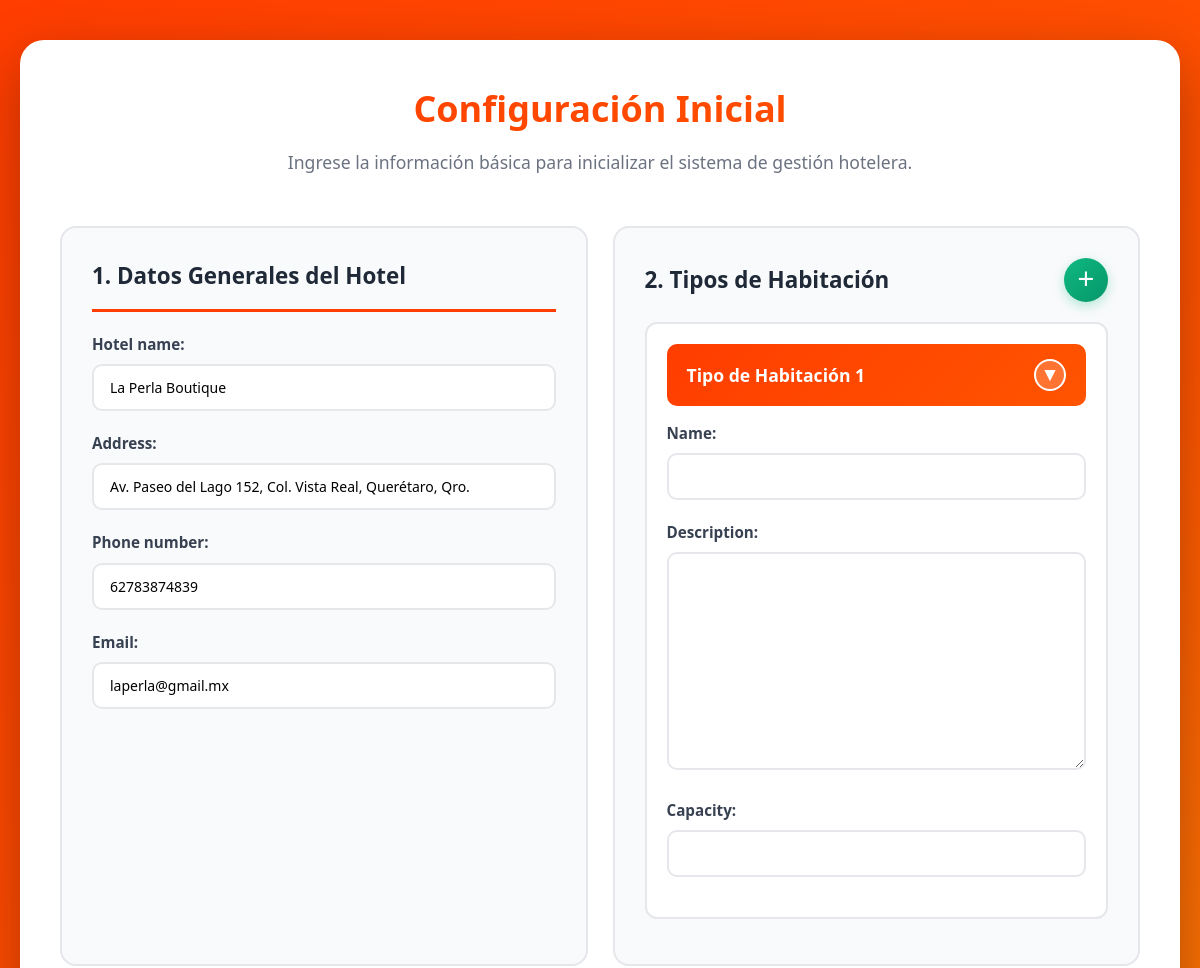
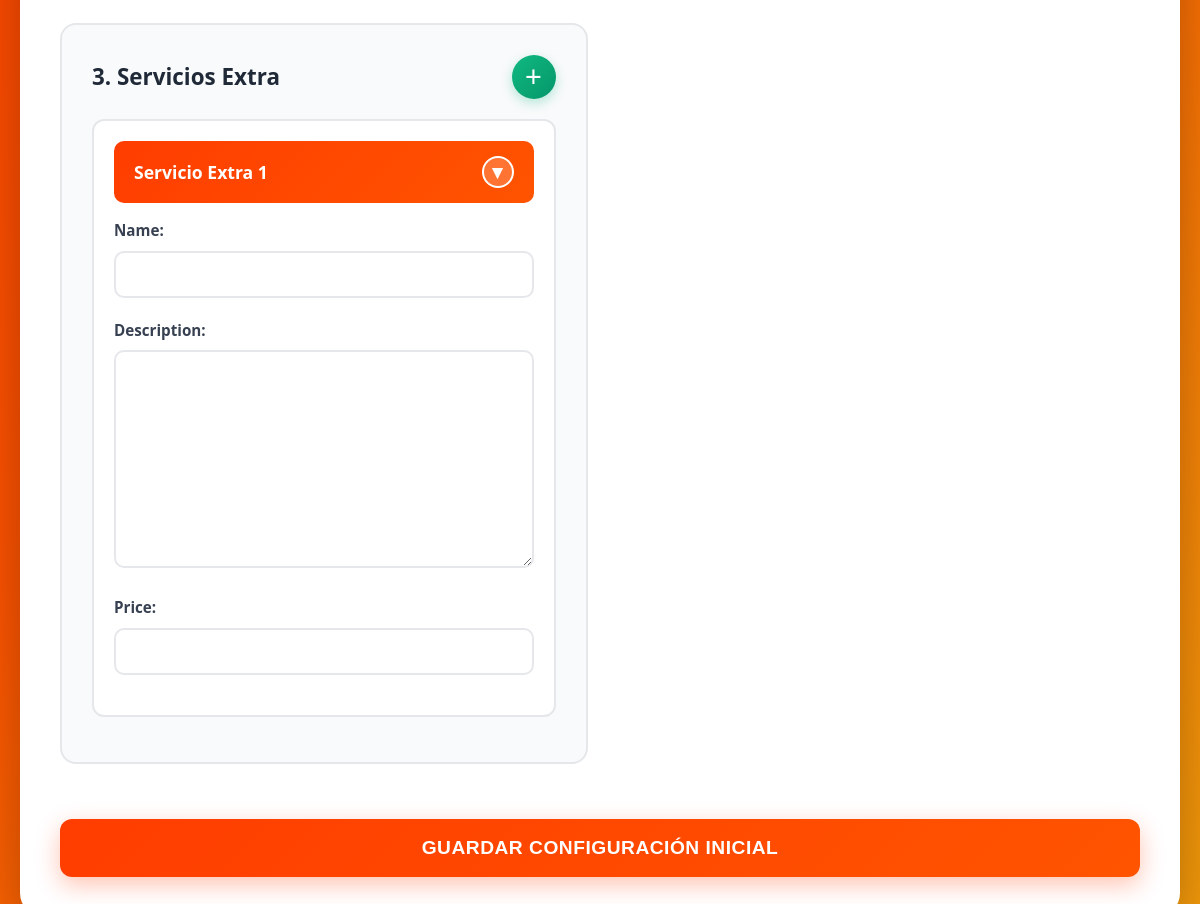
The page /initial_setup/ (signed in) on the database its author committed (2 pictures, top to bottom).
### hotelconfig/models.py (models this page shows, shortened)
class HotelConfig(models.Model):
    hotel_name = models.CharField(max_length=100)
    address = models.CharField(max_length=255)
    phone_number = models.CharField(max_length=20)
    email = models.EmailField()

### hotelconfig/views.py (the view, shortened to what this page needs)
# urls.py: path('initial_setup/', initial_hotel_setup, name='initial_setup'),
@login_required
def initial_hotel_setup(request):
    config_form = HotelConfigForm(instance=HotelConfig.objects.first() if HotelConfig.objects.exists() else None)
    room_form = RoomTypeForm(prefix='room_type')
    service_form = ExtraServiceForm(prefix='extra_service')
    context = {
        'config_form': config_form,
        'room_form': room_form,
        'service_form': service_form,
    }
    return render(request, 'initial_setup.html', context)

### hotelconfig/forms.py
class HotelConfigForm(forms.ModelForm):
    class Meta:
        model = HotelConfig
        fields = ['hotel_name', 'address', 'phone_number', 'email']

class RoomTypeForm(forms.ModelForm):
    class Meta:
        model = RoomType
        fields = ['name', 'description', 'capacity']

### templates/initial_setup.html (shortened to what this page needs)
{% load static %}
<!DOCTYPE html>
<html lang="es">
<head>
    <link rel="stylesheet" href="{% static 'css/initial_setup.css' %}">
</head>
<body>
    <div class="container">
        <h1> Configuración Inicial</h1>
        <p class="description">Ingrese la información básica para inicializar el sistema de gestión hotelera.</p>
        <form method="post" class="setup-form">
            <section class="form-section">
                <h3>1. Datos Generales del Hotel</h3>
                {% for field in config_form %}
                <div class="form-group">{{ field.label_tag }}{{ field }}</div>
                {% endfor %}
            </section>
            <section class="form-section" id="room-types-container">
                <div class="section-header">
                    <h3>2. Tipos de Habitación</h3>
                    <button type="button" class="add-btn"
                        onclick="cloneFormSection('room-types-container', 'room-type-fields', 'Tipo de Habitación')"
                        title="Añadir">+</button>
                </div>
                <div class="room-type-fields form-clonable-section" data-form-prefix="room_type">
                    <div class="clonable-header" onclick="toggleClonableContent(this)">
                        <h4 class="clonable-title">Tipo de Habitación 1</h4>
                        <div class="clonable-header-controls">
                            <button type="button" class="clonable-toggle">▼</button>
                        </div>
                    </div>
                    <div class="clonable-content">
                        {% for field in room_form %}
                        <div class="form-group">{{ field.label_tag }}{{ field }}</div>
                        {% endfor %}
                    </div>
                </div>
            </section>
            <section class="form-section" id="extra-services-container">
                <div class="section-header">
                    <h3>3. Servicios Extra</h3>
                    <button type="button" class="add-btn"
                        onclick="cloneFormSection('extra-services-container', 'extra-service-fields', 'Servicio Extra')"
                        title="Añadir">+</button>
                </div>
                <div class="extra-service-fields form-clonable-section" data-form-prefix="extra_service">
                    <div class="clonable-header" onclick="toggleClonableContent(this)">
                        <h4 class="clonable-title">Servicio Extra 1</h4>
                        <div class="clonable-header-controls">
                            <button type="button" class="clonable-toggle">▼</button>
                        </div>
                    </div>
                    <div class="clonable-content">
                        {% for field in service_form %}
                        <div class="form-group">{{ field.label_tag }}{{ field }}</div>
                        {% endfor %}
                    </div>
                </div>
            </section>
            <button type="submit" class="submit-button"> Guardar Configuración Inicial</button>
        </form>
    </div>
</body>
</html>

### static/css/initial_setup.css (style rules this page uses)
* { margin: 0; padding: 0; box-sizing: border-box; }
body { font-family: 'Segoe UI', Tahoma, Geneva, Verdana, sans-serif; background: linear-gradient(135deg, #ff3d00 0%, #ff5400 50%, #f59e0b 100%); min-height: 100vh; padding: 40px 20px; line-height: 1.6; }
.container { max-width: 1400px; margin: 0 auto; background: #ffffff; padding: 50px 60px; border-radius: 24px; box-shadow: 0 20px 60px rgba(0, 0, 0, 0.3); }
h1 { text-align: center; background: linear-gradient(135deg, #ff3d00 0%, #ff5400 100%); -webkit-background-clip: text; -webkit-text-fill-color: transparent; background-clip: text; font-size: 42px; font-weight: 700; margin-bottom: 10px; }
.description { text-align: center; color: #6b7280; margin-bottom: 50px; font-size: 1.1em; }
.setup-form { display: grid; grid-template-columns: repeat(3, 1fr); gap: 30px; margin-top: 30px; }
.form-section { background: #f9fafb; border-radius: 16px; padding: 30px; border: 2px solid #e5e7eb; transition: all 0.3s ease; display: flex; flex-direction: column; }
h3 { color: #1f2937; font-size: 1.4em; font-weight: 700; margin-bottom: 20px; padding-bottom: 15px; border-bottom: 3px solid #ff3d00; }
.section-header { display: flex; justify-content: space-between; align-items: center; margin-bottom: 20px; }
.section-header h3 { margin-bottom: 0; padding-bottom: 0; border-bottom: none; flex-grow: 1; }
.form-group { margin-bottom: 20px; }
label { display: block; font-weight: 600; margin-bottom: 8px; color: #374151; font-size: 0.95em; }
input:not([type="submit"]), textarea, select { width: 100%; padding: 12px 16px; border: 2px solid #e5e7eb; border-radius: 10px; font-size: 14px; transition: all 0.3s ease; background: white; font-family: inherit; }
textarea { resize: vertical; min-height: 100px; }
.form-clonable-section { background: white; border: 2px solid #e5e7eb; border-radius: 12px; padding: 20px; margin-bottom: 15px; position: relative; transition: all 0.3s ease; }
.clonable-header { display: flex; justify-content: space-between; align-items: center; padding: 15px 20px; background: linear-gradient(135deg, #ff3d00 0%, #ff5400 100%); border-radius: 10px; margin-bottom: 15px; cursor: pointer; transition: all 0.3s ease; }
.clonable-header h4 { color: white; margin: 0; font-size: 1.1em; font-weight: 600; }
.clonable-header-controls { display: flex; gap: 10px; align-items: center; }
.clonable-toggle { width: 32px; height: 32px; background: rgba(255, 255, 255, 0.2); color: white; border: 2px solid white; border-radius: 50%; font-size: 1.2em; cursor: pointer; transition: all 0.3s ease; display: flex; align-items: center; justify-content: center; line-height: 1; }
.clonable-content { max-height: 2000px; overflow: hidden; transition: max-height 0.4s ease, opacity 0.3s ease, padding 0.3s ease; opacity: 1; }
.add-btn { width: 44px; height: 44px; background: linear-gradient(135deg, #10b981 0%, #059669 100%); color: white; border: none; border-radius: 50%; font-size: 1.8em; font-weight: 300; cursor: pointer; transition: all 0.3s ease; flex-shrink: 0; box-shadow: 0 4px 12px rgba(16, 185, 129, 0.3); display: flex; align-items: center; justify-content: center; line-height: 1; }
.submit-button { grid-column: 1 / -1; background: linear-gradient(135deg, #ff3d00 0%, #ff5400 100%); color: white; padding: 18px 32px; border: none; border-radius: 12px; cursor: pointer; font-size: 1.2em; font-weight: 700; margin-top: 30px; transition: all 0.3s ease; box-shadow: 0 8px 24px rgba(255, 61, 0, 0.3); text-transform: uppercase; letter-spacing: 0.5px; }
.form-clonable-section { animation: slideIn 0.3s ease; }
@media (max-width: 1200px) { .setup-form { grid-template-columns: repeat(2, 1fr); gap: 25px; } }
@media (max-width: 1200px) { .container { padding: 40px 40px; } }
@media (max-width: 1200px) { h1 { font-size: 36px; } }

### rows shown on the page
HotelConfig: config_form "La Perla Boutique" "Av. Paseo del Lago 152, Col. Vista Real, Querétaro, Qro." "62783874839" "laperla@gmail.mx"

### other values the page prints
{{ field.label_tag }} "Hotel name:" "Address:" "Phone number:" "Email:"
{{ field.label_tag }} "Name:" "Description:" "Capacity:"
{{ field.label_tag }} "Name:" "Description:" "Price:"
